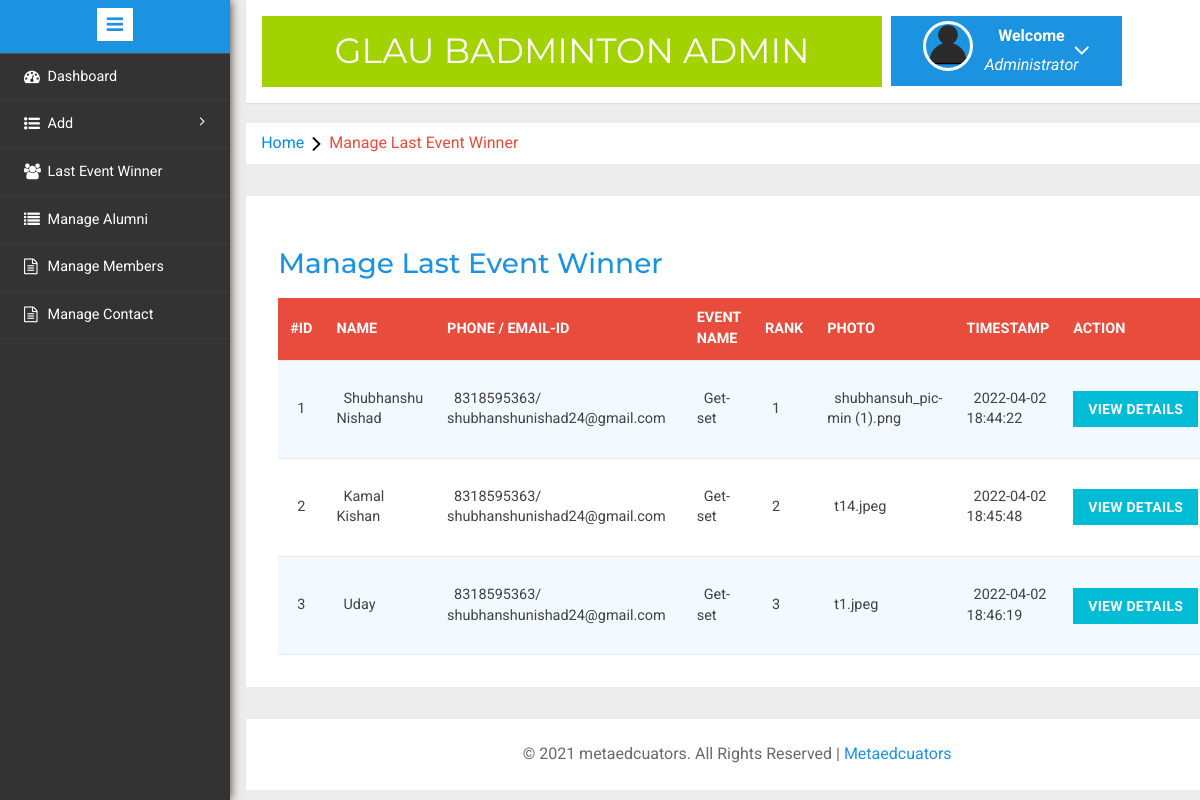
Screenshot of /admin/manage-lasteventwinner.php (signed in) with the database file from the repository.
### tables this page shows
CREATE TABLE `lasteventwinner` (
  `id` int(3) NOT NULL,
  `eventname` varchar(20) NOT NULL,
  `winnername` varchar(20) NOT NULL,
  `rank` int(1) NOT NULL,
  `phone` bigint(11) NOT NULL,
  `email` varchar(50) NOT NULL,
  `photo` varchar(100) NOT NULL,
  `timestamp` datetime NOT NULL DEFAULT current_timestamp()
);

### src/admin/manage-lasteventwinner.php (the view, shortened to what this page needs)
<?php
include('includes/config.php');
if (strlen($_SESSION['alogin']) == 0) {
	header('location:index.php');
} else {
?>
	<!DOCTYPE HTML>
	<html>
	<head>
		<link href="css/bootstrap.min.css" rel='stylesheet' type='text/css' />
		<link href="css/style.css" rel='stylesheet' type='text/css' />
		<link rel="stylesheet" href="css/morris.css" type="text/css" />
		<link href="css/font-awesome.css" rel="stylesheet">
		<link rel="stylesheet" type="text/css" href="css/table-style.css" />
		<link rel="stylesheet" type="text/css" href="css/basictable.css" />
		<link rel="stylesheet" href="css/icon-font.min.css" type='text/css' />
	</head>
	<body>
		<div class="page-container">
			<div class="left-content">
				<div class="mother-grid-inner">
					<?php include('includes/header.php'); ?>
				</div>
				<ol class="breadcrumb">
					<li class="breadcrumb-item"><a href="index.html">Home</a><i class="fa fa-angle-right"></i>Manage Last Event Winner</li>
				</ol>
				<div class="agile-grids">
					<div class="agile-tables">
						<div class="w3l-table-info">
							<h2>Manage Last Event Winner</h2>
							<table id="table">
								<thead>
									<tr>
										<th>#id</th>
										<th>Name</th>
										<th>Phone / Email-Id</th>
										<th>Event Name</th>
										<th>Rank</th>
										<th>photo</th>
										<th>Timestamp</th>
										<th>Action</th>
									</tr>
								</thead>
								<tbody>
									<?php $sql = "SELECT * from lasteventwinner";
									$query = $dbh->prepare($sql);
									$query->execute();
									$results = $query->fetchAll(PDO::FETCH_OBJ);
									if ($query->rowCount() > 0) {
										foreach ($results as $result) {				?>
											<tr>
												<td><?php echo htmlentities($result->id); ?></td>
												<td><?php echo htmlentities($result->winnername); ?></td>
												<td><?php echo htmlentities($result->phone); ?>/<br />
													<?php echo $result->email; ?></td>
												<td><?php echo htmlentities($result->eventname); ?></td>
												<td><?php echo htmlentities($result->rank); ?></td>
												<td><?php echo htmlentities($result->photo); ?></td>
												<td><?php echo htmlentities($result->timestamp); ?></td>
												<td><a href="update-lasteventwinner.php?pid=<?php echo htmlentities($result->id); ?>"><button type="button" class="btn btn-primary btn-block">View Details</button></a></td>
											</tr>
									<?php $cnt = $cnt + 1;
										}
									} ?>
								</tbody>
							</table>
						</div>
					</div>
					<?php include('includes/footer.php'); ?>
				</div>
			</div>
			<?php include('includes/sidebarmenu.php'); ?>
		</div>
	</body>
	</html>
<?php } ?>

### src/admin/css/table-style.css (style rules this page uses)
table { background: white; border-collapse: collapse; margin: 1.25em 0 0; width: 100%; }
table tr, table th, table td { border: none; border-bottom: 1px solid #e8e8e8; font-size: .95em; }
table th, table td { padding: 10px 12px; text-align: left; }
table th { background: #e74c3c; color: #fff; text-transform: uppercase; }
table tr td { background: #f3faff; color: #424242; }
table tr:nth-of-type(2n+2) td { background: #ffffff; }
table { width: 100%; }

### rows the page displays
lasteventwinner: id "1", winnername "Shubhanshu Nishad", phone "8318595363", email "shubhanshunishad24@gmail.com", eventname "Get-set", rank "1", photo "shubhansuh_pic-min (1).png", timestamp "2022-04-02 18:44:22"
lasteventwinner: id "2", winnername "Kamal Kishan", phone "8318595363", email "shubhanshunishad24@gmail.com", eventname "Get-set", rank "2", photo "t14.jpeg", timestamp "2022-04-02 18:45:48"
lasteventwinner: id "3", winnername "Uday", phone "8318595363", email "shubhanshunishad24@gmail.com", eventname "Get-set", rank "3", photo "t1.jpeg", timestamp "2022-04-02 18:46:19"
